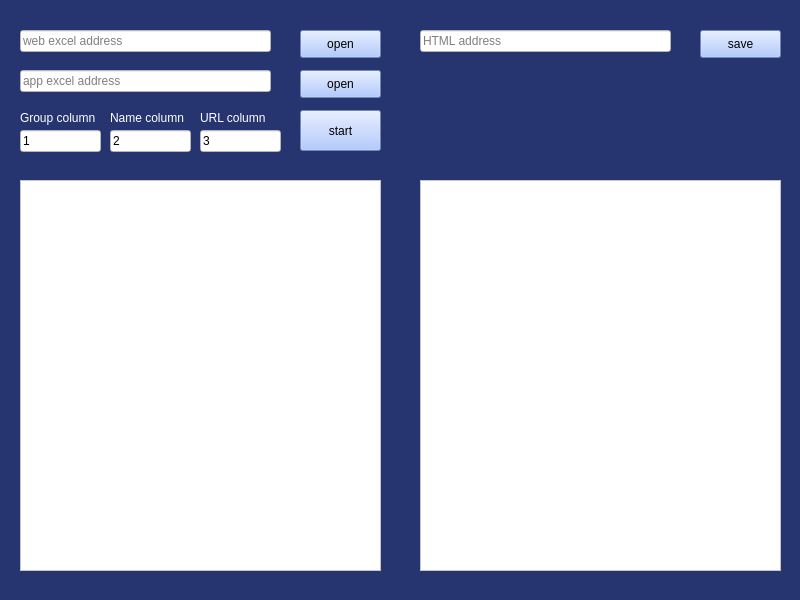
<?xml version="1.0" encoding="UTF-8"?>
<ui version="4.0">
 <class>MainWindow</class>
 <widget class="QMainWindow" name="MainWindow">
  <property name="geometry">
   <rect>
    <x>0</x>
    <y>0</y>
    <width>800</width>
    <height>600</height>
   </rect>
  </property>
  <property name="minimumSize">
   <size>
    <width>800</width>
    <height>600</height>
   </size>
  </property>
  <property name="maximumSize">
   <size>
    <width>800</width>
    <height>600</height>
   </size>
  </property>
  <property name="windowTitle">
   <string>MainWindow</string>
  </property>
  <widget class="QWidget" name="centralwidget">
   <property name="styleSheet">
    <string notr="true">background-color: rgb(38, 53,112);</string>
   </property>
   <widget class="QPushButton" name="start_btn">
    <property name="geometry">
     <rect>
      <x>300</x>
      <y>110</y>
      <width>81</width>
      <height>41</height>
     </rect>
    </property>
    <property name="styleSheet">
     <string notr="true">background-color: rgb(157, 188, 255);</string>
    </property>
    <property name="text">
     <string>start</string>
    </property>
   </widget>
   <widget class="QTextBrowser" name="html">
    <property name="geometry">
     <rect>
      <x>20</x>
      <y>180</y>
      <width>361</width>
      <height>391</height>
     </rect>
    </property>
    <property name="styleSheet">
     <string notr="true">background-color: rgb(255, 255, 255);</string>
    </property>
   </widget>
   <widget class="QLineEdit" name="group">
    <property name="geometry">
     <rect>
      <x>20</x>
      <y>130</y>
      <width>81</width>
      <height>22</height>
     </rect>
    </property>
    <property name="styleSheet">
     <string notr="true">background-color: rgb(255, 255, 255);</string>
    </property>
    <property name="inputMethodHints">
     <set>Qt::ImhDigitsOnly</set>
    </property>
    <property name="text">
     <string>1</string>
    </property>
   </widget>
   <widget class="QLineEdit" name="name">
    <property name="geometry">
     <rect>
      <x>110</x>
      <y>130</y>
      <width>81</width>
      <height>22</height>
     </rect>
    </property>
    <property name="styleSheet">
     <string notr="true">background-color: rgb(255, 255, 255);</string>
    </property>
    <property name="inputMethodHints">
     <set>Qt::ImhDigitsOnly</set>
    </property>
    <property name="text">
     <string>2</string>
    </property>
   </widget>
   <widget class="QLineEdit" name="url">
    <property name="geometry">
     <rect>
      <x>200</x>
      <y>130</y>
      <width>81</width>
      <height>22</height>
     </rect>
    </property>
    <property name="styleSheet">
     <string notr="true">background-color: rgb(255, 255, 255);</string>
    </property>
    <property name="inputMethodHints">
     <set>Qt::ImhDigitsOnly</set>
    </property>
    <property name="text">
     <string>3</string>
    </property>
   </widget>
   <widget class="QLabel" name="label">
    <property name="geometry">
     <rect>
      <x>20</x>
      <y>110</y>
      <width>81</width>
      <height>16</height>
     </rect>
    </property>
    <property name="styleSheet">
     <string notr="true">color: rgb(255, 255, 255);</string>
    </property>
    <property name="text">
     <string>Group column</string>
    </property>
   </widget>
   <widget class="QLabel" name="label_2">
    <property name="geometry">
     <rect>
      <x>110</x>
      <y>110</y>
      <width>81</width>
      <height>16</height>
     </rect>
    </property>
    <property name="styleSheet">
     <string notr="true">color: rgb(255, 255, 255);</string>
    </property>
    <property name="text">
     <string>Name column</string>
    </property>
   </widget>
   <widget class="QLabel" name="label_3">
    <property name="geometry">
     <rect>
      <x>200</x>
      <y>110</y>
      <width>81</width>
      <height>16</height>
     </rect>
    </property>
    <property name="styleSheet">
     <string notr="true">color: rgb(255, 255, 255);</string>
    </property>
    <property name="text">
     <string>URL column</string>
    </property>
   </widget>
   <widget class="QLineEdit" name="output_addr">
    <property name="geometry">
     <rect>
      <x>420</x>
      <y>30</y>
      <width>251</width>
      <height>22</height>
     </rect>
    </property>
    <property name="toolTip">
     <string/>
    </property>
    <property name="statusTip">
     <string/>
    </property>
    <property name="whatsThis">
     <string/>
    </property>
    <property name="styleSheet">
     <string notr="true">background-color: rgb(255, 255, 255);</string>
    </property>
    <property name="inputMethodHints">
     <set>Qt::ImhNone</set>
    </property>
    <property name="inputMask">
     <string/>
    </property>
    <property name="readOnly">
     <bool>true</bool>
    </property>
    <property name="placeholderText">
     <string>HTML address</string>
    </property>
   </widget>
   <widget class="QPushButton" name="chooseOut_btn">
    <property name="geometry">
     <rect>
      <x>700</x>
      <y>30</y>
      <width>81</width>
      <height>28</height>
     </rect>
    </property>
    <property name="styleSheet">
     <string notr="true">background-color: rgb(157, 188, 255);</string>
    </property>
    <property name="text">
     <string>save</string>
    </property>
   </widget>
   <widget class="QLineEdit" name="input_addr">
    <property name="geometry">
     <rect>
      <x>20</x>
      <y>30</y>
      <width>251</width>
      <height>22</height>
     </rect>
    </property>
    <property name="toolTip">
     <string/>
    </property>
    <property name="statusTip">
     <string/>
    </property>
    <property name="whatsThis">
     <string/>
    </property>
    <property name="styleSheet">
     <string notr="true">background-color: rgb(255, 255, 255);</string>
    </property>
    <property name="inputMethodHints">
     <set>Qt::ImhNone</set>
    </property>
    <property name="inputMask">
     <string/>
    </property>
    <property name="readOnly">
     <bool>true</bool>
    </property>
    <property name="placeholderText">
     <string>web excel address</string>
    </property>
   </widget>
   <widget class="QPushButton" name="chooseIn_btn">
    <property name="geometry">
     <rect>
      <x>300</x>
      <y>30</y>
      <width>81</width>
      <height>28</height>
     </rect>
    </property>
    <property name="styleSheet">
     <string notr="true">background-color: rgb(157, 188, 255);</string>
    </property>
    <property name="text">
     <string>open</string>
    </property>
   </widget>
   <widget class="QLineEdit" name="input_addr_2">
    <property name="geometry">
     <rect>
      <x>20</x>
      <y>70</y>
      <width>251</width>
      <height>22</height>
     </rect>
    </property>
    <property name="toolTip">
     <string/>
    </property>
    <property name="statusTip">
     <string/>
    </property>
    <property name="whatsThis">
     <string/>
    </property>
    <property name="styleSheet">
     <string notr="true">background-color: rgb(255, 255, 255);</string>
    </property>
    <property name="inputMethodHints">
     <set>Qt::ImhNone</set>
    </property>
    <property name="inputMask">
     <string/>
    </property>
    <property name="readOnly">
     <bool>true</bool>
    </property>
    <property name="placeholderText">
     <string>app excel address</string>
    </property>
   </widget>
   <widget class="QPushButton" name="chooseIn_btn_2">
    <property name="geometry">
     <rect>
      <x>300</x>
      <y>70</y>
      <width>81</width>
      <height>28</height>
     </rect>
    </property>
    <property name="styleSheet">
     <string notr="true">background-color: rgb(157, 188, 255);</string>
    </property>
    <property name="text">
     <string>open</string>
    </property>
   </widget>
   <widget class="QPlainTextEdit" name="code">
    <property name="geometry">
     <rect>
      <x>420</x>
      <y>180</y>
      <width>361</width>
      <height>391</height>
     </rect>
    </property>
    <property name="styleSheet">
     <string notr="true">background-color: rgb(255, 255, 255);</string>
    </property>
    <property name="readOnly">
     <bool>true</bool>
    </property>
   </widget>
  </widget>
 </widget>
 <resources/>
 <connections/>
</ui>
